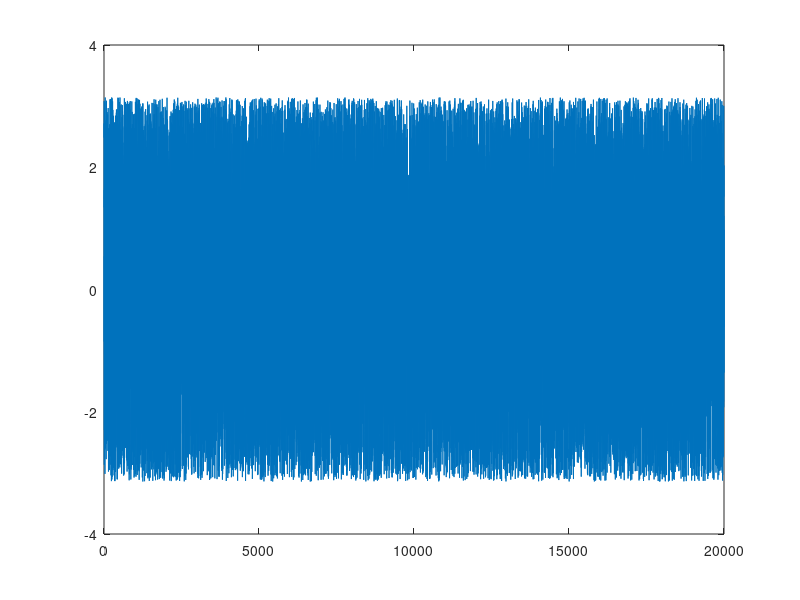

Source code (MATLAB): (Note: this script raises an error after producing the figure.)
% MAX MANIP AT SAWYER
% M = 15000
% pi/2--> 0.2333
% M = 15000
% sigma=pi -- 0.2441
%0.2373
%   Use MCL to obtain the maximum value for manipulability in the robot
function [optimq, optimw] = max_manip_global_brute_force_mcl%(robot, M)
global robot
%generate 1000 random poses around q0
%M = 1;
M = 20000;
%generating with standard deviation, and getting at +-2*sigma --> +-pi for
%each joint
%Max global manipulability measure
sigma=pi;
mcl_qq = [];

q0=[0 0 0 0 0 0 0]';
%q0 = [-1.3 -0.7 0.0 1.8 0.3 1.0 0.3]';
for i=1:M
    i
    %q = q0 + [normrnd(0, sigma, 1, 7)]';
    %q = q0 + [normrnd(0, sigma, 1, 7)]';
    q = q0 + [uniform(-pi, pi, 1, 7)]';
    %w1=compute_manip(robot, q);
    %q = optimize_manip_local(robot, q, 'max_manip', 1e-5);
    mcl_qq = [mcl_qq q];
    %w2=compute_manip(robot, q);
    %fprintf('Total manip is: %f, Increased manip is: %f', w2, w2-w1)
end

figure, plot(mcl_qq(1,:))
ws = compute_manip(robot, mcl_qq);
%just retrieve
figure, plot(ws)
fprintf('max manip absolute for the robot is')
[y, index]=max(ws);
max_manip = y
fprintf('at pose') 
q=mcl_qq(:, index)

q = optimize_manip_local(robot, q, 'max_manip', 1e-5)
fprintf('pose optimized to')
q
max_manip = compute_manip(robot, q)
drawrobot3d(robot, q)


function r = uniform(a, b, rows, columns)
r =  a + (b-a).*rand(rows,columns);
